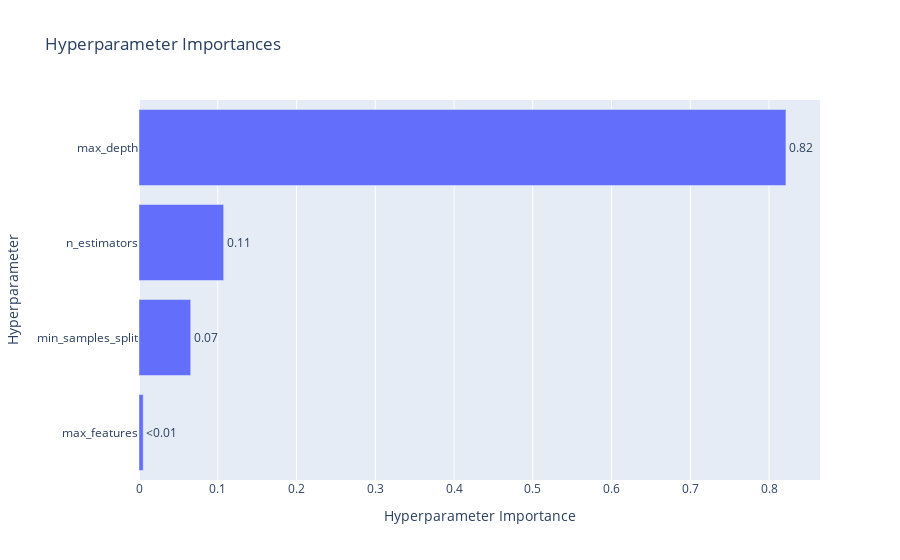

This figure's notebook cell:
### Code cell
optuna.visualization.plot_param_importances(study_rf).show()

### Figure 1 — Plotly figure (JSON) as saved in the notebook; plotly's stock layout.template omitted (floating-point values rounded to 4 significant figures)
{"data": [{"cliponaxis": false, "hovertemplate": ["max_features (CategoricalDistribution): 0.005360054125988764<extra></extra>", "min_samples_split (IntDistribution): 0.06565516307040546<extra></extra>", "n_estimators (IntDistribution): 0.10750108679785886<extra></extra>", "max_depth (IntDistribution): 0.8214836960057468<extra></extra>"], "name": "Objective Value", "orientation": "h", "text": ["<0.01", "0.07", "0.11", "0.82"], "textposition": "outside", "type": "bar", "x": [0.00536, 0.06566, 0.1075, 0.8215], "y": ["max_features", "min_samples_split", "n_estimators", "max_depth"]}], "layout": {"title": {"text": "Hyperparameter Importances"}, "xaxis": {"title": {"text": "Hyperparameter Importance"}}, "yaxis": {"title": {"text": "Hyperparameter"}}}}
